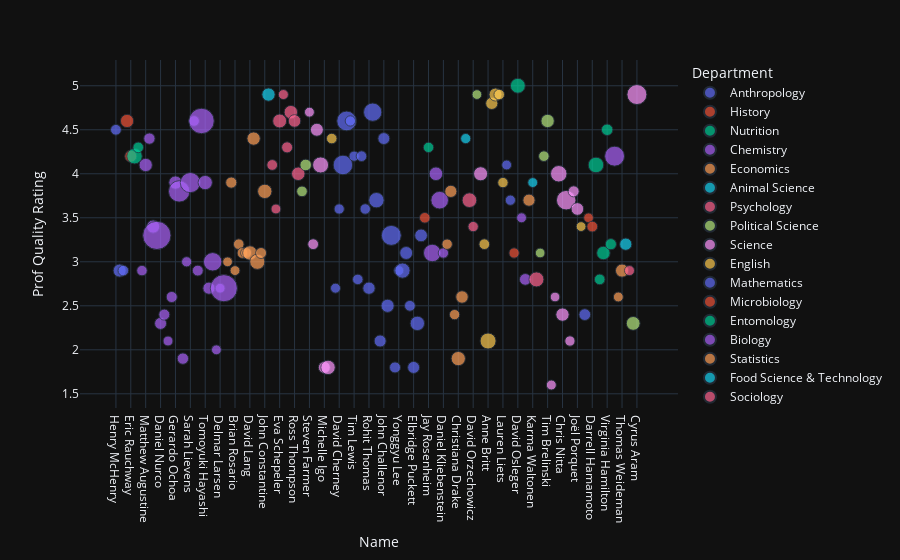

The notebook cell this image was saved under:
### Code cell
filtered_prof_df = professors_df[professors_df['Total Ratings'] > 100]
fig = px.scatter(filtered_prof_df, x='Name', y='Prof Quality Rating', color='Department', size='Total Ratings')
fig.show()

### Figure 1 — Plotly figure (JSON) as saved in the notebook; plotly's stock layout.template omitted (floating-point values rounded to 4 significant figures)
{"data": [{"hovertemplate": "Department=Anthropology<br>Name=%{x}<br>Prof Quality Rating=%{y}<br>Total Ratings=%{marker.size}<extra></extra>", "legendgroup": "Anthropology", "marker": {"color": "#636efa", "size": [124, 182, 122], "sizemode": "area", "sizeref": 2.14, "symbol": "circle"}, "mode": "markers", "name": "Anthropology", "orientation": "v", "showlegend": true, "x": ["Henry McHenry", "Alan Klima", "Marisol De La Cadena"], "xaxis": "x", "y": [4.5, 2.9, 2.9], "yaxis": "y", "type": "scatter"}, {"hovertemplate": "Department=History<br>Name=%{x}<br>Prof Quality Rating=%{y}<br>Total Ratings=%{marker.size}<extra></extra>", "legendgroup": "History", "marker": {"color": "#EF553B", "size": [188, 157], "sizemode": "area", "sizeref": 2.14, "symbol": "circle"}, "mode": "markers", "name": "History", "orientation": "v", "showlegend": true, "x": ["Stylianos Spyridakis", "Eric Rauchway"], "xaxis": "x", "y": [4.6, 4.2], "yaxis": "y", "type": "scatter"}, {"hovertemplate": "Department=Nutrition<br>Name=%{x}<br>Prof Quality Rating=%{y}<br>Total Ratings=%{marker.size}<extra></extra>", "legendgroup": "Nutrition", "marker": {"color": "#00cc96", "size": [257, 122], "sizemode": "area", "sizeref": 2.14, "symbol": "circle"}, "mode": "markers", "name": "Nutrition", "orientation": "v", "showlegend": true, "x": ["Liz Applegate", "Debbie Fetter"], "xaxis": "x", "y": [4.2, 4.3], "yaxis": "y", "type": "scatter"}, {"hovertemplate": "Department=Chemistry<br>Name=%{x}<br>Prof Quality Rating=%{y}<br>Total Ratings=%{marker.size}<extra></extra>", "legendgroup": "Chemistry", "marker": {"color": "#ab63fa", "size": [118, 190, 137, 185, 856, 154, 131, 106, 132, 189, 489, 139, 111, 436, 122, 126, 696, 219, 158, 365, 103, 104, 790], "sizemode": "area", "sizeref": 2.14, "symbol": "circle"}, "mode": "markers", "name": "Chemistry", "orientation": "v", "showlegend": true, "x": ["Nancy True", "Matthew Augustine", "Vahid Eskandari", "Krishnan Nambiar", "Andreas Toupadakis", "Daniel Nurco", "Michael Toney", "Alexei Stuchebrukhov", "Clyde McCurdy", "Gerardo Ochoa", "Ozcan Gulacar", "Ting Guo", "Claire Filloux", "Sarah Lievens", "Neil Schore", "Whitney Duim", "Bryan Enderle", "Tomoyuki Hayashi", "Louis Longaker", "Julia Chamberlain", "Mark Mascal", "Delmar Larsen", "Melekeh Nasiri"], "xaxis": "x", "y": [2.9, 4.1, 4.4, 3.4, 3.3, 2.3, 2.4, 2.1, 2.6, 3.9, 3.8, 1.9, 3.0, 3.9, 4.6, 2.9, 4.6, 3.9, 2.7, 3.0, 2.0, 2.7, 2.7], "yaxis": "y", "type": "scatter"}, {"hovertemplate": "Department=Economics<br>Name=%{x}<br>Prof Quality Rating=%{y}<br>Total Ratings=%{marker.size}<extra></extra>", "legendgroup": "Economics", "marker": {"color": "#FFA15A", "size": [102, 135, 105, 121, 125, 130, 225, 190, 247, 130, 221], "sizemode": "area", "sizeref": 2.14, "symbol": "circle"}, "mode": "markers", "name": "Economics", "orientation": "v", "showlegend": true, "x": ["Garland Brinkley", "L Jay Helms", "Brian Rosario", "Emmanuel Frenkel", "Mark Siegler", "Gregory Clark", "David Lang", "Janine Wilson", "Bagher Modjtahedi", "David Rapson", "John Constantine"], "xaxis": "x", "y": [3.0, 3.9, 2.9, 3.2, 3.1, 3.1, 3.1, 4.4, 3.0, 3.1, 3.8], "yaxis": "y", "type": "scatter"}, {"hovertemplate": "Department=Animal Science<br>Name=%{x}<br>Prof Quality Rating=%{y}<br>Total Ratings=%{marker.size}<extra></extra>", "legendgroup": "Animal Science", "marker": {"color": "#19d3f3", "size": [189], "sizemode": "area", "sizeref": 2.14, "symbol": "circle"}, "mode": "markers", "name": "Animal Science", "orientation": "v", "showlegend": true, "x": ["Thomas Famula"], "xaxis": "x", "y": [4.9], "yaxis": "y", "type": "scatter"}, {"hovertemplate": "Department=Psychology<br>Name=%{x}<br>Prof Quality Rating=%{y}<br>Total Ratings=%{marker.size}<extra></extra>", "legendgroup": "Psychology", "marker": {"color": "#FF6692", "size": [124, 105, 208, 108, 131, 195, 169, 196], "sizemode": "area", "sizeref": 2.14, "symbol": "circle"}, "mode": "markers", "name": "Psychology", "orientation": "v", "showlegend": true, "x": ["Elizabeth Post", "Richard Coss", "Eva Schepeler", "Priscilla San Souci", "Steve Luck", "Evan Antzoulatos", "Ross Thompson", "Victoria Cross"], "xaxis": "x", "y": [4.1, 3.6, 4.6, 4.9, 4.3, 4.7, 4.6, 4.0], "yaxis": "y", "type": "scatter"}, {"hovertemplate": "Department=Political Science<br>Name=%{x}<br>Prof Quality Rating=%{y}<br>Total Ratings=%{marker.size}<extra></extra>", "legendgroup": "Political Science", "marker": {"color": "#B6E880", "size": [123, 145], "sizemode": "area", "sizeref": 2.14, "symbol": "circle"}, "mode": "markers", "name": "Political Science", "orientation": "v", "showlegend": true, "x": ["Stuart Hill", "Miroslav Nincic"], "xaxis": "x", "y": [3.8, 4.1], "yaxis": "y", "type": "scatter"}, {"hovertemplate": "Department=Science<br>Name=%{x}<br>Prof Quality Rating=%{y}<br>Total Ratings=%{marker.size}<extra></extra>", "legendgroup": "Science", "marker": {"color": "#FF97FF", "size": [106, 126, 181, 276, 153, 224], "sizemode": "area", "sizeref": 2.14, "symbol": "circle"}, "mode": "markers", "name": "Science", "orientation": "v", "showlegend": true, "x": ["Steven Farmer", "Mark Sanders", "Susan Keen", "Erwin Bautista", "Michelle Igo", "Mitch Singer"], "xaxis": "x", "y": [4.7, 3.2, 4.5, 4.1, 1.8, 1.8], "yaxis": "y", "type": "scatter"}, {"hovertemplate": "Department=English<br>Name=%{x}<br>Prof Quality Rating=%{y}<br>Total Ratings=%{marker.size}<extra></extra>", "legendgroup": "English", "marker": {"color": "#FECB52", "size": [120], "sizemode": "area", "sizeref": 2.14, "symbol": "circle"}, "mode": "markers", "name": "English", "orientation": "v", "showlegend": true, "x": ["John Boe"], "xaxis": "x", "y": [4.4], "yaxis": "y", "type": "scatter"}, {"hovertemplate": "Department=Mathematics<br>Name=%{x}<br>Prof Quality Rating=%{y}<br>Total Ratings=%{marker.size}<extra></extra>", "legendgroup": "Mathematics", "marker": {"color": "#636efa", "size": [106, 112, 409, 419, 115, 112, 118, 121, 117, 162, 358, 253, 155, 151, 186, 427, 130, 106, 247, 178, 125, 154, 222, 173], "sizemode": "area", "sizeref": 2.14, "symbol": "circle"}, "mode": "markers", "name": "Mathematics", "orientation": "v", "showlegend": true, "x": ["Ilya Shapiro", "David Cherney", "Lawrence Marx", "Duane Kouba", "Alexander Coward", "Tim Lewis", "Jennifer Schultens", "Joel Hass", "Motohico Mulase", "Rohit Thomas", "William Tavernetti", "Janko Gravner", "Monica Vazirani", "John Challenor", "Andrew Waldron", "Ali Dad-Del", "Blake Temple", "Yonggyu Lee", "Korana Burke", "Dowman Varn", "Fu Liu", "Elbridge Puckett", "Joseph Biello", "Benjamin Morris"], "xaxis": "x", "y": [2.7, 3.6, 4.1, 4.6, 4.6, 4.2, 2.8, 4.2, 3.6, 2.7, 4.7, 3.7, 2.1, 4.4, 2.5, 3.3, 1.8, 2.9, 2.9, 3.1, 2.5, 1.8, 2.3, 3.3], "yaxis": "y", "type": "scatter"}, {"hovertemplate": "Department=Microbiology<br>Name=%{x}<br>Prof Quality Rating=%{y}<br>Total Ratings=%{marker.size}<extra></extra>", "legendgroup": "Microbiology", "marker": {"color": "#EF553B", "size": [121], "sizemode": "area", "sizeref": 2.14, "symbol": "circle"}, "mode": "markers", "name": "Microbiology", "orientation": "v", "showlegend": true, "x": ["Jeremy Appleman"], "xaxis": "x", "y": [3.5], "yaxis": "y", "type": "scatter"}, {"hovertemplate": "Department=Entomology<br>Name=%{x}<br>Prof Quality Rating=%{y}<br>Total Ratings=%{marker.size}<extra></extra>", "legendgroup": "Entomology", "marker": {"color": "#00cc96", "size": [117], "sizemode": "area", "sizeref": 2.14, "symbol": "circle"}, "mode": "markers", "name": "Entomology", "orientation": "v", "showlegend": true, "x": ["Jay Rosenheim"], "xaxis": "x", "y": [4.3], "yaxis": "y", "type": "scatter"}, {"hovertemplate": "Department=Biology<br>Name=%{x}<br>Prof Quality Rating=%{y}<br>Total Ratings=%{marker.size}<extra></extra>", "legendgroup": "Biology", "marker": {"color": "#ab63fa", "size": [328, 199, 333, 115], "sizemode": "area", "sizeref": 2.14, "symbol": "circle"}, "mode": "markers", "name": "Biology", "orientation": "v", "showlegend": true, "x": ["Karen Gerhart", "Eric Mann", "Kenneth Hilt", "Daniel Kliebenstein"], "xaxis": "x", "y": [3.1, 4.0, 3.7, 3.1], "yaxis": "y", "type": "scatter"}, {"hovertemplate": "Department=Statistics<br>Name=%{x}<br>Prof Quality Rating=%{y}<br>Total Ratings=%{marker.size}<extra></extra>", "legendgroup": "Statistics", "marker": {"color": "#FFA15A", "size": [118, 160, 114, 219, 167], "sizemode": "area", "sizeref": 2.14, "symbol": "circle"}, "mode": "markers", "name": "Statistics", "orientation": "v", "showlegend": true, "x": ["Azari Abdolrahman", "JoAnna Whitener", "Amy Kim", "Christiana Drake", "Andrew Farris"], "xaxis": "x", "y": [3.2, 3.8, 2.4, 1.9, 2.6], "yaxis": "y", "type": "scatter"}, {"hovertemplate": "Department=Food Science & Technology<br>Name=%{x}<br>Prof Quality Rating=%{y}<br>Total Ratings=%{marker.size}<extra></extra>", "legendgroup": "Food Science & Technology", "marker": {"color": "#19d3f3", "size": [111], "sizemode": "area", "sizeref": 2.14, "symbol": "circle"}, "mode": "markers", "name": "Food Science & Technology", "orientation": "v", "showlegend": true, "x": ["Charles Bamforth"], "xaxis": "x", "y": [4.4], "yaxis": "y", "type": "scatter"}, {"hovertemplate": "Department=Sociology<br>Name=%{x}<br>Prof Quality Rating=%{y}<br>Total Ratings=%{marker.size}<extra></extra>", "legendgroup": "Sociology", "marker": {"color": "#FF6692", "size": [232, 115], "sizemode": "area", "sizeref": 2.14, "symbol": "circle"}, "mode": "markers", "name": "Sociology", "orientation": "v", "showlegend": true, "x": ["Lalia Kiburi", "David Orzechowicz"], "xaxis": "x", "y": [3.7, 3.4], "yaxis": "y", "type": "scatter"}, {"hovertemplate": "Department=Physical Ed<br>Name=%{x}<br>Prof Quality Rating=%{y}<br>Total Ratings=%{marker.size}<extra></extra>", "legendgroup": "Physical Ed", "marker": {"color": "#B6E880", "size": [102], "sizemode": "area", "sizeref": 2.14, "symbol": "circle"}, "mode": "markers", "name": "Physical Ed", "orientation": "v", "showlegend": true, "x": ["Andrea Khoo"], "xaxis": "x", "y": [4.9], "yaxis": "y", "type": "scatter"}, {"hovertemplate": "Department=Accounting<br>Name=%{x}<br>Prof Quality Rating=%{y}<br>Total Ratings=%{marker.size}<extra></extra>", "legendgroup": "Accounting", "marker": {"color": "#FF97FF", "size": [213], "sizemode": "area", "sizeref": 2.14, "symbol": "circle"}, "mode": "markers", "name": "Accounting", "orientation": "v", "showlegend": true, "x": ["John Hancock"], "xaxis": "x", "y": [4.0], "yaxis": "y", "type": "scatter"}, {"hovertemplate": "Department=Biological Sciences<br>Name=%{x}<br>Prof Quality Rating=%{y}<br>Total Ratings=%{marker.size}<extra></extra>", "legendgroup": "Biological Sciences", "marker": {"color": "#FECB52", "size": [123, 275, 161, 181, 120, 116], "sizemode": "area", "sizeref": 2.14, "symbol": "circle"}, "mode": "markers", "name": "Biological Sciences", "orientation": "v", "showlegend": true, "x": ["Luca Comai", "Anne Britt", "Joel Ledford", "Laci Gerhart-Barley", "Marina Crowder", "Lauren Liets"], "xaxis": "x", "y": [3.2, 2.1, 4.8, 4.9, 4.9, 3.9], "yaxis": "y", "type": "scatter"}, {"hovertemplate": "Department=Human Development<br>Name=%{x}<br>Prof Quality Rating=%{y}<br>Total Ratings=%{marker.size}<extra></extra>", "legendgroup": "Human Development", "marker": {"color": "#636efa", "size": [103, 112], "sizemode": "area", "sizeref": 2.14, "symbol": "circle"}, "mode": "markers", "name": "Human Development", "orientation": "v", "showlegend": true, "x": ["Nicole Polen", "Lisa Rapalyea"], "xaxis": "x", "y": [4.1, 3.7], "yaxis": "y", "type": "scatter"}, {"hovertemplate": "Department=Design<br>Name=%{x}<br>Prof Quality Rating=%{y}<br>Total Ratings=%{marker.size}<extra></extra>", "legendgroup": "Design", "marker": {"color": "#EF553B", "size": [114], "sizemode": "area", "sizeref": 2.14, "symbol": "circle"}, "mode": "markers", "name": "Design", "orientation": "v", "showlegend": true, "x": ["James Housefield"], "xaxis": "x", "y": [3.1], "yaxis": "y", "type": "scatter"}, {"hovertemplate": "Department=Geology<br>Name=%{x}<br>Prof Quality Rating=%{y}<br>Total Ratings=%{marker.size}<extra></extra>", "legendgroup": "Geology", "marker": {"color": "#00cc96", "size": [239], "sizemode": "area", "sizeref": 2.14, "symbol": "circle"}, "mode": "markers", "name": "Geology", "orientation": "v", "showlegend": true, "x": ["David Osleger"], "xaxis": "x", "y": [5.0], "yaxis": "y", "type": "scatter"}, {"hovertemplate": "Department=Social Science<br>Name=%{x}<br>Prof Quality Rating=%{y}<br>Total Ratings=%{marker.size}<extra></extra>", "legendgroup": "Social Science", "marker": {"color": "#ab63fa", "size": [105, 146], "sizemode": "area", "sizeref": 2.14, "symbol": "circle"}, "mode": "markers", "name": "Social Science", "orientation": "v", "showlegend": true, "x": ["David Kyle", "Bruce Haynes"], "xaxis": "x", "y": [3.5, 2.8], "yaxis": "y", "type": "scatter"}, {"hovertemplate": "Department=Philosophy<br>Name=%{x}<br>Prof Quality Rating=%{y}<br>Total Ratings=%{marker.size}<extra></extra>", "legendgroup": "Philosophy", "marker": {"color": "#FFA15A", "size": [160], "sizemode": "area", "sizeref": 2.14, "symbol": "circle"}, "mode": "markers", "name": "Philosophy", "orientation": "v", "showlegend": true, "x": ["Adam Sennet"], "xaxis": "x", "y": [3.7], "yaxis": "y", "type": "scatter"}, {"hovertemplate": "Department=Writing<br>Name=%{x}<br>Prof Quality Rating=%{y}<br>Total Ratings=%{marker.size}<extra></extra>", "legendgroup": "Writing", "marker": {"color": "#19d3f3", "size": [104], "sizemode": "area", "sizeref": 2.14, "symbol": "circle"}, "mode": "markers", "name": "Writing", "orientation": "v", "showlegend": true, "x": ["Karma Waltonen"], "xaxis": "x", "y": [3.9], "yaxis": "y", "type": "scatter"}, {"hovertemplate": "Department=Biomedical Engineering<br>Name=%{x}<br>Prof Quality Rating=%{y}<br>Total Ratings=%{marker.size}<extra></extra>", "legendgroup": "Biomedical Engineering", "marker": {"color": "#FF6692", "size": [240], "sizemode": "area", "sizeref": 2.14, "symbol": "circle"}, "mode": "markers", "name": "Biomedical Engineering", "orientation": "v", "showlegend": true, "x": ["Marc Facciotti"], "xaxis": "x", "y": [2.8], "yaxis": "y", "type": "scatter"}, {"hovertemplate": "Department=Classics<br>Name=%{x}<br>Prof Quality Rating=%{y}<br>Total Ratings=%{marker.size}<extra></extra>", "legendgroup": "Classics", "marker": {"color": "#B6E880", "size": [102, 120, 192], "sizemode": "area", "sizeref": 2.14, "symbol": "circle"}, "mode": "markers", "name": "Classics", "orientation": "v", "showlegend": true, "x": ["Melissa Stem", "John Rundin", "Tim Brelinski"], "xaxis": "x", "y": [3.1, 4.2, 4.6], "yaxis": "y", "type": "scatter"}, {"hovertemplate": "Department=Computer Science<br>Name=%{x}<br>Prof Quality Rating=%{y}<br>Total Ratings=%{marker.size}<extra></extra>", "legendgroup": "Computer Science", "marker": {"color": "#FF97FF", "size": [107, 101, 291, 191, 409, 114, 131, 172], "sizemode": "area", "sizeref": 2.14, "symbol": "circle"}, "mode": "markers", "name": "Computer Science", "orientation": "v", "showlegend": true, "x": ["Matthew Franklin", "Felix Wu", "Sean Davis", "Chris Nitta", "Matthew Butner", "Hao Chen", "Yelena Frid", "Joël Porquet"], "xaxis": "x", "y": [1.6, 2.6, 4.0, 2.4, 3.7, 2.1, 3.8, 3.6], "yaxis": "y", "type": "scatter"}, {"hovertemplate": "Department=Religious Studies<br>Name=%{x}<br>Prof Quality Rating=%{y}<br>Total Ratings=%{marker.size}<extra></extra>", "legendgroup": "Religious Studies", "marker": {"color": "#FECB52", "size": [103], "sizemode": "area", "sizeref": 2.14, "symbol": "circle"}, "mode": "markers", "name": "Religious Studies", "orientation": "v", "showlegend": true, "x": ["Keith Watenpaugh"], "xaxis": "x", "y": [3.4], "yaxis": "y", "type": "scatter"}, {"hovertemplate": "Department=Agriculture<br>Name=%{x}<br>Prof Quality Rating=%{y}<br>Total Ratings=%{marker.size}<extra></extra>", "legendgroup": "Agriculture", "marker": {"color": "#636efa", "size": [148], "sizemode": "area", "sizeref": 2.14, "symbol": "circle"}, "mode": "markers", "name": "Agriculture", "orientation": "v", "showlegend": true, "x": ["Jerry Lundblad"], "xaxis": "x", "y": [2.4], "yaxis": "y", "type": "scatter"}, {"hovertemplate": "Department=Asian Studies<br>Name=%{x}<br>Prof Quality Rating=%{y}<br>Total Ratings=%{marker.size}<extra></extra>", "legendgroup": "Asian Studies", "marker": {"color": "#EF553B", "size": [101, 126], "sizemode": "area", "sizeref": 2.14, "symbol": "circle"}, "mode": "markers", "name": "Asian Studies", "orientation": "v", "showlegend": true, "x": ["Caroline Valverde", "Darrell Hamamoto"], "xaxis": "x", "y": [3.5, 3.4], "yaxis": "y", "type": "scatter"}, {"hovertemplate": "Department=Communication<br>Name=%{x}<br>Prof Quality Rating=%{y}<br>Total Ratings=%{marker.size}<extra></extra>", "legendgroup": "Communication", "marker": {"color": "#00cc96", "size": [261, 122, 195, 143, 134], "sizemode": "area", "sizeref": 2.14, "symbol": "circle"}, "mode": "markers", "name": "Communication", "orientation": "v", "showlegend": true, "x": ["Jeanette Ruiz", "Alisa Shubb", "John Theobald", "Virginia Hamilton", "Martin Hilbert"], "xaxis": "x", "y": [4.1, 2.8, 3.1, 4.5, 3.2], "yaxis": "y", "type": "scatter"}, {"hovertemplate": "Department=Molecular/Cellular Biology<br>Name=%{x}<br>Prof Quality Rating=%{y}<br>Total Ratings=%{marker.size}<extra></extra>", "legendgroup": "Molecular/Cellular Biology", "marker": {"color": "#ab63fa", "size": [426], "sizemode": "area", "sizeref": 2.14, "symbol": "circle"}, "mode": "markers", "name": "Molecular/Cellular Biology", "orientation": "v", "showlegend": true, "x": ["Walter Leal"], "xaxis": "x", "y": [4.2], "yaxis": "y", "type": "scatter"}, {"hovertemplate": "Department=Physics<br>Name=%{x}<br>Prof Quality Rating=%{y}<br>Total Ratings=%{marker.size}<extra></extra>", "legendgroup": "Physics", "marker": {"color": "#FFA15A", "size": [106, 186], "sizemode": "area", "sizeref": 2.14, "symbol": "circle"}, "mode": "markers", "name": "Physics", "orientation": "v", "showlegend": true, "x": ["Dina Zhabinskaya", "Thomas Weideman"], "xaxis": "x", "y": [2.6, 2.9], "yaxis": "y", "type": "scatter"}, {"hovertemplate": "Department=Food Science  Technology<br>Name=%{x}<br>Prof Quality Rating=%{y}<br>Total Ratings=%{marker.size}<extra></extra>", "legendgroup": "Food Science  Technology", "marker": {"color": "#19d3f3", "size": [161], "sizemode": "area", "sizeref": 2.14, "symbol": "circle"}, "mode": "markers", "name": "Food Science  Technology", "orientation": "v", "showlegend": true, "x": ["Bwalya Lungu"], "xaxis": "x", "y": [3.2], "yaxis": "y", "type": "scatter"}, {"hovertemplate": "Department=Film<br>Name=%{x}<br>Prof Quality Rating=%{y}<br>Total Ratings=%{marker.size}<extra></extra>", "legendgroup": "Film", "marker": {"color": "#FF6692", "size": [108], "sizemode": "area", "sizeref": 2.14, "symbol": "circle"}, "mode": "markers", "name": "Film", "orientation": "v", "showlegend": true, "x": ["Eric Smoodin"], "xaxis": "x", "y": [2.9], "yaxis": "y", "type": "scatter"}, {"hovertemplate": "Department=Engineering<br>Name=%{x}<br>Prof Quality Rating=%{y}<br>Total Ratings=%{marker.size}<extra></extra>", "legendgroup": "Engineering", "marker": {"color": "#B6E880", "size": [205], "sizemode": "area", "sizeref": 2.14, "symbol": "circle"}, "mode": "markers", "name": "Engineering", "orientation": "v", "showlegend": true, "x": ["Diego Yankelevich"], "xaxis": "x", "y": [2.3], "yaxis": "y", "type": "scatter"}, {"hovertemplate": "Department=Management<br>Name=%{x}<br>Prof Quality Rating=%{y}<br>Total Ratings=%{marker.size}<extra></extra>", "legendgroup": "Management", "marker": {"color": "#FF97FF", "size": [428], "sizemode": "area", "sizeref": 2.14, "symbol": "circle"}, "mode": "markers", "name": "Management", "orientation": "v", "showlegend": true, "x": ["Cyrus Aram"], "xaxis": "x", "y": [4.9], "yaxis": "y", "type": "scatter"}], "layout": {"xaxis": {"anchor": "y", "domain": [0.0, 1.0], "title": {"text": "Name"}}, "yaxis": {"anchor": "x", "domain": [0.0, 1.0], "title": {"text": "Prof Quality Rating"}}, "legend": {"title": {"text": "Department"}, "tracegroupgap": 0, "itemsizing": "constant"}, "margin": {"t": 60}}}
